Frame 1 (no input): blank canvas, image omitted
Frame 60 (no input): blank canvas, image omitted
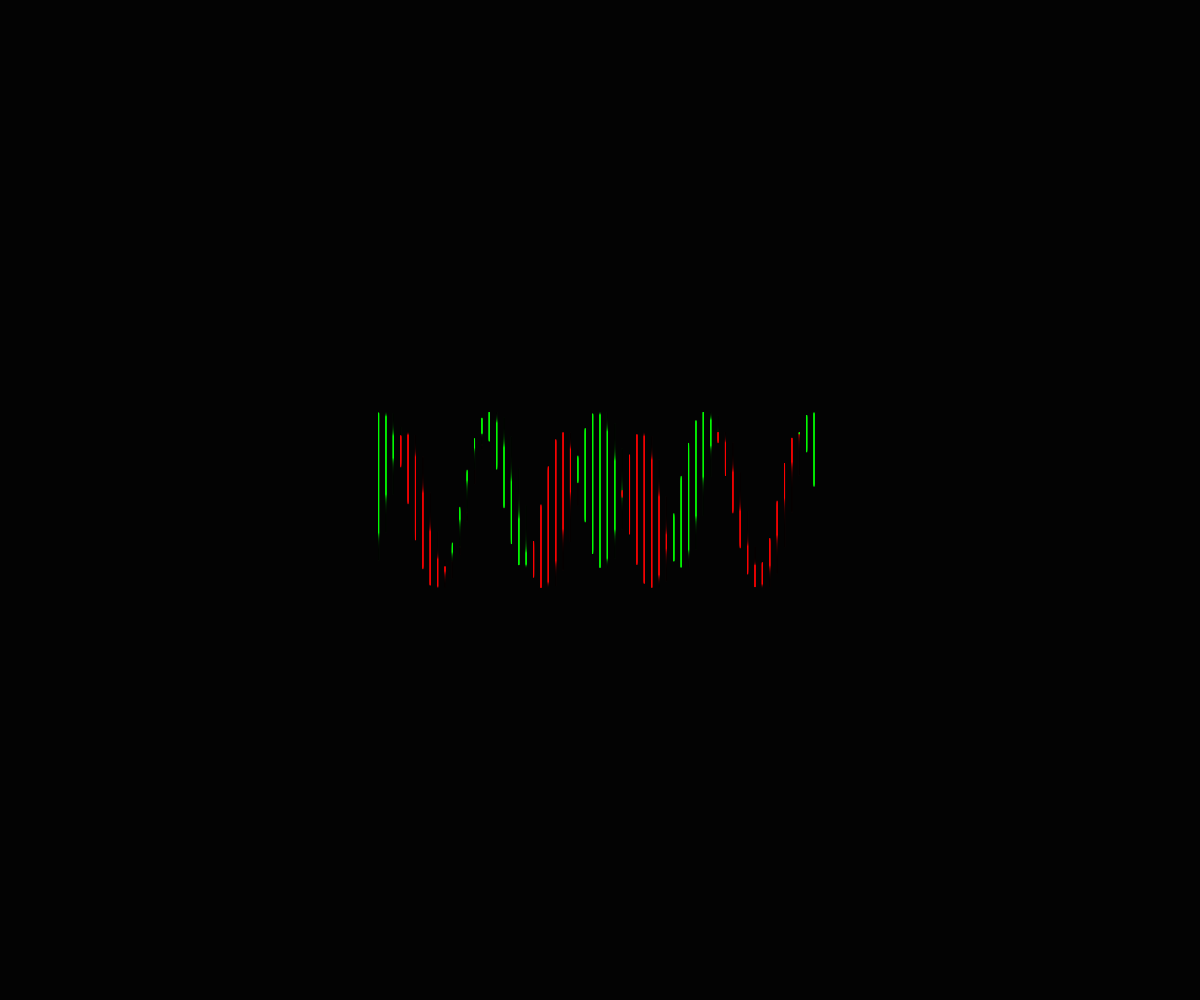
Frame 120 (the mouse pressed at the canvas centre since frame 60)

The p5.js sketch whose frames 1 and 60 were blank and that drew this single picture after the mouse press (run headless with seeded random() and noise() and a simulated clock; from frame 60 on, the mouse is pressed at the canvas centre):

// p5.js sketch
// ── sketch.js
let MAX_TRIGSUM_NUM = 6;
let canvas;
class TrigSum{
  constructor(posx, posy){
    this.posx = posx;
    this.posy = posy;
    this.length = random(300, 500);
    this.divNum = int(random(50, 100));
    this.divLength = this.length / this.divNum;
    this.amplitude1 = random(50, 100);
    this.amplitude2 = random(50, 100);
    this.period1 = random(2, 7);
    this.period2 = random(2, 7);
    this.update();
  }
  
  getYVal1(x){
    return this.amplitude1 * sin(x * this.period1 + frameCount * 0.01);
  }
  
  getYVal2(x){
    return this.amplitude2 * cos(x * this.period2 + frameCount * 0.01);
  }
  
  display(){
    for (let i = 0; i < this.divNum; i++){
      let y1 = this.yArr1[i];
      let y2 = this.yArr2[i];
      let x = this.xArr[i];
      if (y1 > y2) stroke(255, 0, 0);
      else stroke(0, 255, 0);
      
      line(x, y1, x, y2);
    }
  }
  
  update(){
    this.xArr = [];
    this.yArr1 = [];
    this.yArr2 = [];
    for (let i = 0; i < this.divNum; i++){
      let x = this.posx - this.length * 0.5 + i * this.divLength;
      let y1 = this.posy + this.getYVal1(x);
      let y2 = this.posy + this.getYVal2(x);
      this.xArr.push(x);
      this.yArr1.push(y1);
      this.yArr2.push(y2);
    }
  }
  
}
let trigSumArr = [];
function setup() {
  canvas = createCanvas(windowWidth, windowHeight);
  canvas.position(0, 0);
  canvas.style('z-index', '-1');
  
}

function draw() {
  background(0, 30);
  if (trigSumArr.length != 0){
    trigSumArr.forEach(function(t){
      t.display();
      t.update();
    });
  }
  
  if (trigSumArr.length > MAX_TRIGSUM_NUM){
    trigSumArr.splice(0, 1)
  }
}

function mousePressed(){
  let trigSum = new TrigSum(mouseX, mouseY);
  trigSumArr.push(trigSum);
}

function windowResized(){
  resizeCanvas(windowWidth, windowHeight);
}
// ── style.css
html, body {
  margin: 0;
  padding: 0;
}
canvas {
  display: block;
  margin-left: auto;
  margin-right: auto;
  z-index: 1;
}

.dropdown {
  position: relative;
  display: inline-block;
}

.dropbutton {
  background-color: #909090;
  color: black;
  padding: 16px;
  font-size: 16px;
  border: none;
  z-index: -1;
}

.dropdown-content{
  display: none;
  position: absolute;
  background-color: #f1f1f1;
  min-width: 160px;
  box-shadow: 0px 8px 16px 0px rgba(0,0,0,0.2);
  z-index: 1;
}

.dropdown-content a{
  color: black;
  display: block;
}

.dropdown-content a:hover {
  background-color: #ddd;
}

.dropdown:hover .dropdown-content{
  display: block;
}

.dropdown:hover .dropbutton {
  background-color: #3e8e41;
}
